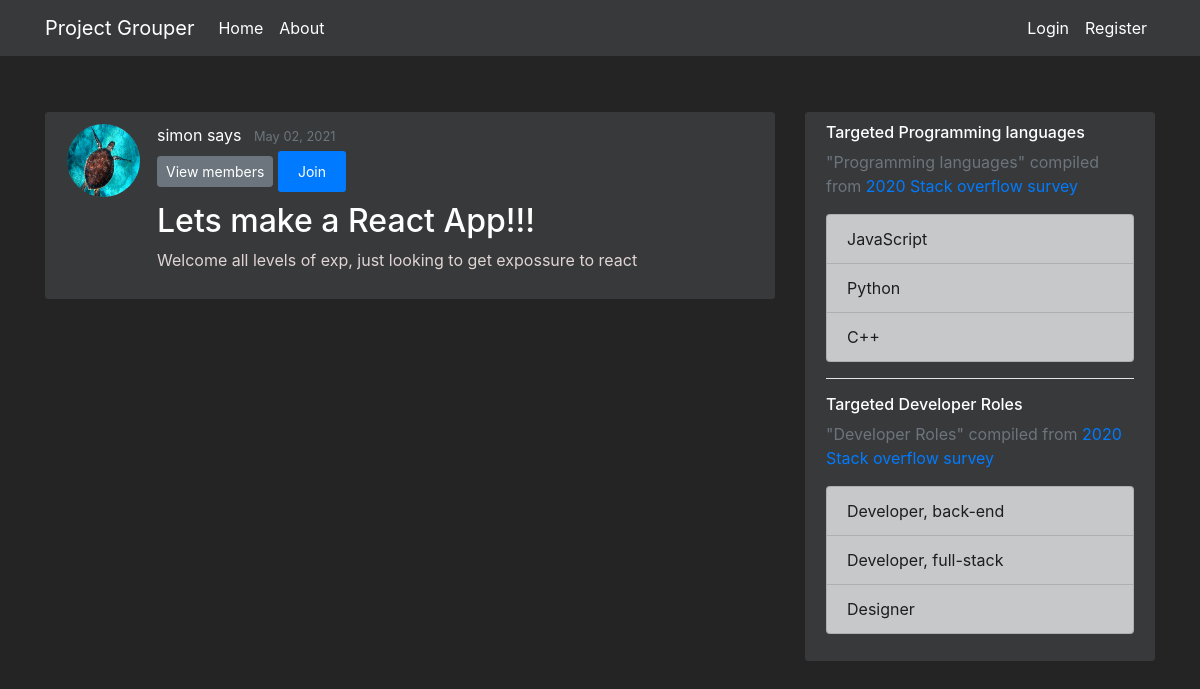
The page /projects/1 on the database as committed earlier.
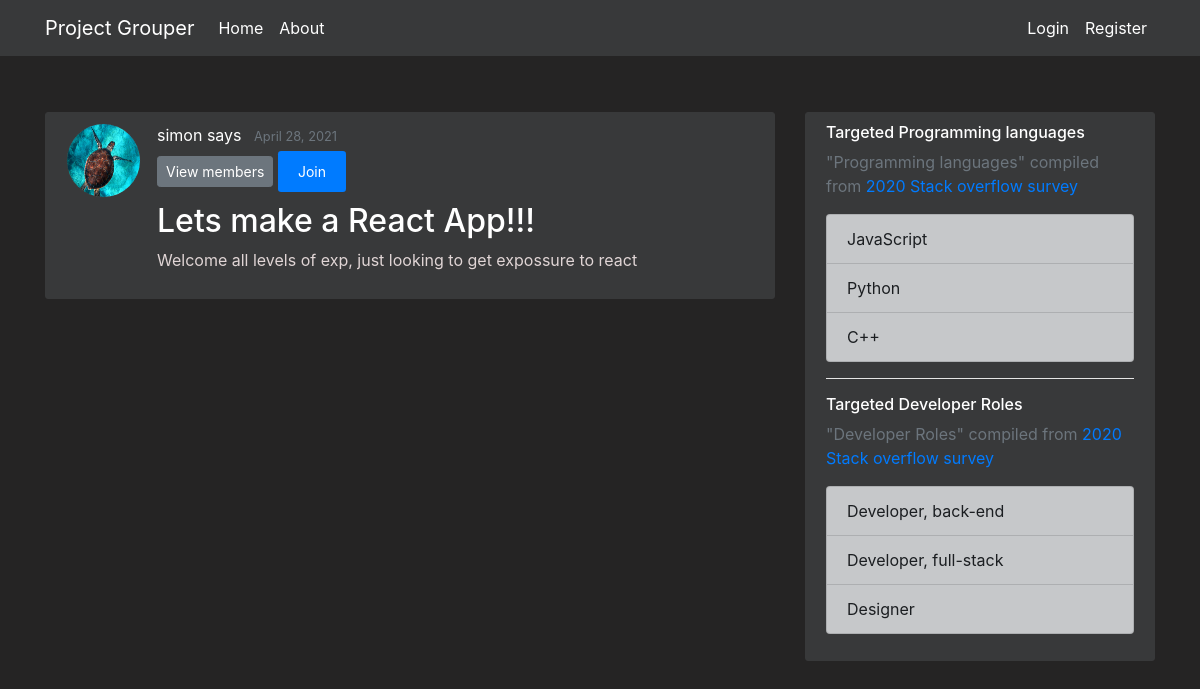
The same page on the database as committed later.
### flaskapp/models.py (models this page shows, shortened)
class Projects(db.Model):
    __tablename__ = 'project'
    id = db.Column(db.Integer, primary_key=True, nullable=False)
    name = db.Column(db.String(250), unique=True, nullable=False)
    desc = db.Column(db.String(500), unique=False, nullable=False)
    creation_timestamp = db.Column(db.DateTime, nullable=False, default=datetime.utcnow)
    start_date = db.Column(db.DateTime, nullable=True, default=datetime.utcnow)
    target_end_date = db.Column(db.DateTime, nullable=True, default=datetime.utcnow)
    owner_id = db.Column(db.Integer, db.ForeignKey('user.id'), nullable=False, default=1)
    owner = db.relationship("Users", foreign_keys=owner_id, backref="owned_projects", uselist=False)
    members = db.relationship('Users', secondary=UserProjects, lazy='subquery', backref="get_projects")
    languages = db.relationship('Languages', secondary=ProjectLanguages, lazy='subquery', backref="get_projects")
    careers = db.relationship('Careers', secondary=ProjectCareers, lazy='subquery', backref="get_projects")

### flaskapp/routes.py (the view)
@app.route("/projects/<int:project_id>")
def project(project_id):
    current_project = Projects.query.get_or_404(project_id)
    return render_template('project.html', title=current_project.name, current_project=current_project)

### flaskapp/templates/project.html (shortened to what this page needs)
{% extends "layout.html" %}
{% block content %}
    <article class="media content-section">
        <img class="rounded-circle article-img" src="{{ url_for('static', filename='profile_pics/' + current_project.owner.profile_image) }}">
        <div class="media-body">
            <div class="article-metadata">
                <a class="mr-2" href="#">{{ current_project.owner.first_name }} {{ current_project.owner.last_name }}</a>
                <small class="text-muted">{{ current_project.creation_timestamp.strftime('%B %d, %Y') }}</small>
                <div>
                    <button type="button" class="btn btn-secondary btn-sm mt-1 mb-1" data-toggle="modal" data-target="#viewProjectMembers">View members</button>
                {% if current_project.owner == current_user %}
                    <a class="btn btn-secondary btn-sm mt-1 mb-1" href="{{ url_for('update_project', project_id=current_project.id) }}">Update</a>
                    <button type="button" class="btn btn-danger btn-sm m-1" data-toggle="modal" data-target="#deleteModal">Delete</button>
                {% else %}
                    {% if current_user not in current_project.members  %}
                        <a class="btn btn-primary btn-sm mt-1 mb-1" href="{{ url_for('join_project', project_id=current_project.id) }}">Join</a>
                    {% else  %}
                        <a class="btn btn-danger btn-sm mt-1 mb-1" href="{{ url_for('leave_project', project_id=current_project.id) }}"> Leave </a>
                    {% endif %}
                {% endif %}
                </div>
            </div>
            <h2 class="article-title ">{{ current_project.name }}</h2>
            <p class="article-content">{{ current_project.desc }}</p>
        </div>
    </article>
        <body class=dark>
            </body>
        <body class=dark>
            </body>
{% endblock content %}
{% block sidebar %}
<div class="col-md-4">
    <div class="content-section">
      <h6>Targeted Programming languages</h6>
      <p class='text-muted'> "Programming languages" compiled from <a href="https://insights.stackoverflow.com/survey/2019#technology">2020 Stack overflow survey </a>
        <ul class="list-group">
        {% for language in current_project.languages %}
          <li class="list-group-item list-group-item-dark">{{ language.name }} </li>
        {% endfor %}
        </ul>
      </p>
      <hr color="white">
      <h6>Targeted Developer Roles</h6>
      <p class='text-muted'> "Developer Roles" compiled from <a href="https://insights.stackoverflow.com/survey/2020#developer-profile-developer-type-all-respondents">2020 Stack overflow survey </a>
        <ul class="list-group">
        {% for career in current_project.careers %}
          <li class="list-group-item list-group-item-dark">{{ career.name }} </li>
        {% endfor %}
        </ul>
      </p>
    </div>
</div>
{% endblock sidebar %}

Rows that differ between the two databases and show on the page:
changed Projects "Lets make a React App!!!": creation_timestamp "May 02, 2021" → "April 28, 2021"
